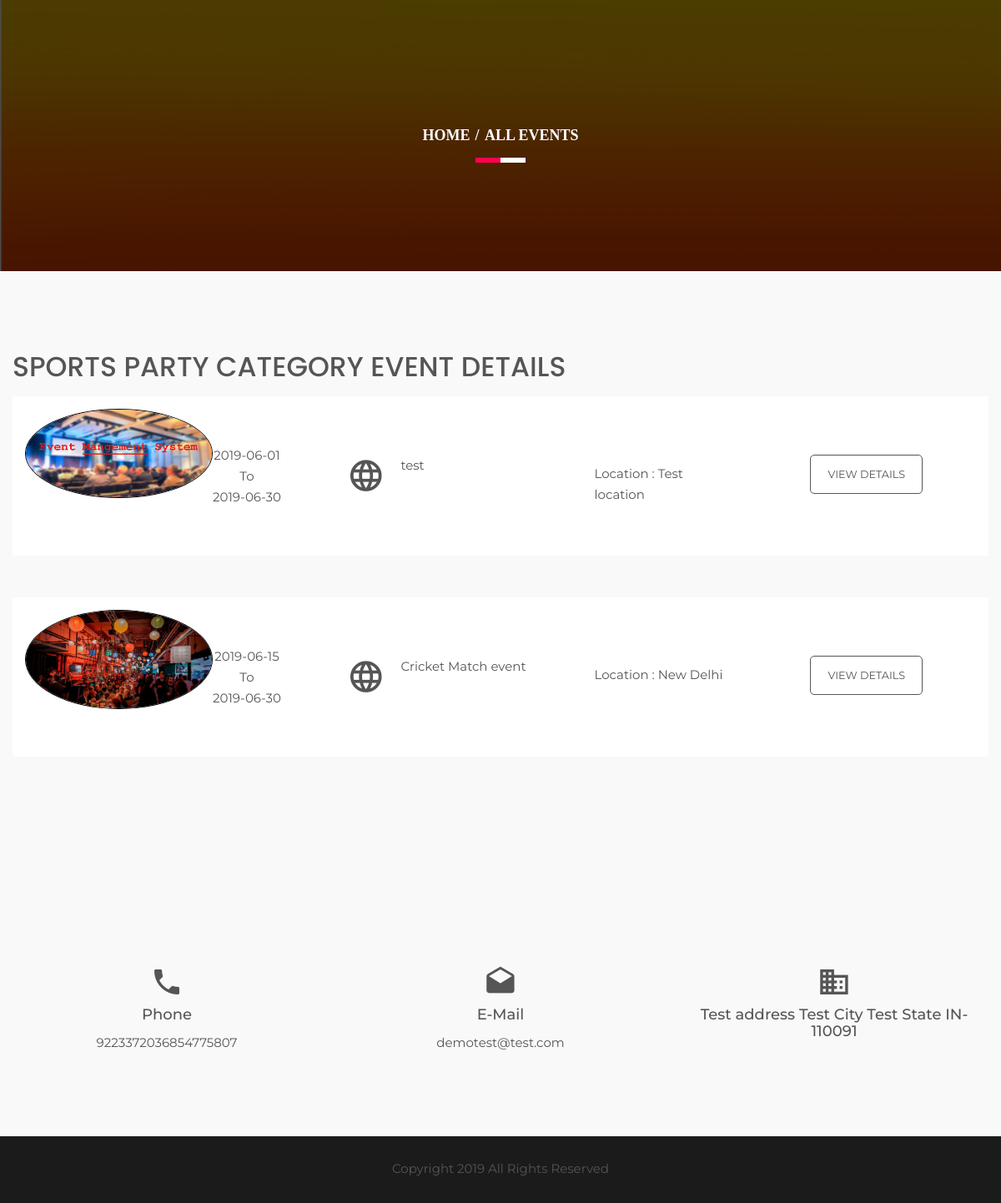
Page /ems/category-wise-events.php?catid=2 on the committed database.
### tables this page shows
CREATE TABLE `tblcategory` (
  `id` int(11) NOT NULL,
  `CategoryName` varchar(200) DEFAULT NULL,
  `CategoryDescription` mediumtext DEFAULT NULL,
  `CreationDate` timestamp NULL DEFAULT current_timestamp(),
  `UpdationDate` timestamp NULL DEFAULT NULL ON UPDATE current_timestamp(),
  `IsActive` char(1) DEFAULT NULL
);

CREATE TABLE `tblevents` (
  `id` int(11) NOT NULL,
  `CategoryId` char(10) DEFAULT NULL,
  `SponserId` char(10) DEFAULT NULL,
  `EventName` varchar(255) DEFAULT NULL,
  `EventDescription` mediumtext DEFAULT NULL,
  `EventStartDate` date DEFAULT NULL,
  `EventEndDate` date DEFAULT NULL,
  `EventLocation` varchar(255) DEFAULT NULL,
  `EventImage` varchar(255) DEFAULT NULL,
  `PostingDate` timestamp NULL DEFAULT current_timestamp(),
  `LastUpdationDate` timestamp NULL DEFAULT NULL ON UPDATE current_timestamp(),
  `IsActive` int(1) DEFAULT NULL
);

CREATE TABLE `tblgenralsettings` (
  `id` int(11) NOT NULL,
  `SiteName` varchar(200) DEFAULT NULL,
  `PhoneNumber` bigint(12) DEFAULT NULL,
  `EmailId` varchar(255) DEFAULT NULL,
  `address` mediumtext DEFAULT NULL,
  `footercontent` mediumtext DEFAULT NULL,
  `LastUpdationDate` timestamp NULL DEFAULT NULL ON UPDATE current_timestamp()
);

### ems/category-wise-events.php (the view, shortened to what this page needs)
<?php
include('includes/config.php');
?>
<!doctype html>
<html class="no-js" lang="en">
    <head>
        <link rel="stylesheet" href="css/bootstrap.min.css">
        <link rel="stylesheet" href="css/animate.css">
        <link rel="stylesheet" href="css/meanmenu.min.css">
        <link rel="stylesheet" href="css/owl.carousel.css">
        <link rel="stylesheet" href="css/icofont.css">
        <link rel="stylesheet" href="css/nivo-slider.css">
        <link rel="stylesheet" href="css/animate-text.css">
        <link rel="stylesheet" href="css/material-design-iconic-font.min.css">
		<link rel="stylesheet" href="style.css">
        <link rel="stylesheet" href="css/responsive.css">
		<link href="css/color/skin-default.css" rel="stylesheet">
    </head>
    <body>
         <div class="wrapper single-blog">
           <div id="home" class="header-slider-area">
                   <?php include_once('includes/header.php');?>
            </div>
            <div class="breadcumb-area bg-overlay">
                <div class="container">
                    <ol class="breadcrumb">
                        <li><a href="index.php">Home</a></li>
                        <li class="active">All Events</li>
                    </ol>
                </div>
            </div>
       <div class="upcomming-events-area off-white ptb100">
                  <div class="container">
                      <div class="row">
                          <div class="col-xs-12">
                            <?php
                            $cid=intval($_GET['catid']);
$sql = "SELECT id,CategoryName from tblcategory where id=:cid";
$query = $dbh -> prepare($sql);
$query->bindParam(':cid',$cid,PDO::PARAM_STR);
$query->execute();
$results=$query->fetchAll(PDO::FETCH_OBJ);
if($query->rowCount() > 0)
{
foreach($results as $row)
{
?>
                           <h1 class="section-title"><?php echo htmlentities($row->CategoryName);?> Category Event Details</h1>
                       <?php }} ?>
                        </div>
                          <div class="total-upcomming-event col-md-12 col-sm-12 col-xs-12">
<?php
$isactive=1;
$sql = "SELECT EventName,EventLocation,EventStartDate,EventEndDate,EventImage,id from tblevents where IsActive=:isactive and CategoryId=:cid order by id desc ";
$query = $dbh -> prepare($sql);
$query->bindParam(':isactive',$isactive,PDO::PARAM_STR);
$query->bindParam(':cid',$cid,PDO::PARAM_STR);
$query->execute();
$results=$query->fetchAll(PDO::FETCH_OBJ);
if($query->rowCount() > 0)
{
foreach($results as $row)
{
    ?>
                              <div class="single-upcomming shadow-box">
                                 <div class="col-md-4 hidden-sm col-xs-12">
                                     <div class="sue-pic">
                                        <img src="admin/eventimages/<?php echo htmlentities($row->EventImage);?>" alt="<?php echo htmlentities($row->EventName);?>" style="border:#000 1px solid">
                                     </div>
                                     <div class="sue-date-time text-center">
                                         <span><?php echo htmlentities($row->EventStartDate);?></span>To
                                         <span><?php echo htmlentities($row->EventEndDate);?></span>
                                     </div>
                                 </div>
                                 <div class="col-md-3 col-sm-5 col-xs-12">
                                    <div class="uc-event-title">
                                        <div class="uc-icon"><i class="zmdi zmdi-globe-alt"></i></div>
                                        <a href="#"><?php echo htmlentities($row->EventName);?></a>
                                    </div>
                                 </div>
                                 <div class="col-md-2 col-sm-3 col-xs-12">
                                     <div class="venu-no">
                                         <p>Location : <?php echo htmlentities($row->EventLocation);?></p>
                                     </div>
                                 </div>
                                 <div class="col-md-3 col-sm-4 col-xs-12">
                                     <div class="upcomming-ticket text-center">
<a href="event-details.php?evntid=<?php echo htmlentities($row->id);?>" class="btn-def bnt-2 small">View Details</a>
                                     </div>
                                 </div>
                              </div>
 <?php } } else { ?>
 <p>No Record Found</p>
 <?php } ?>
                          </div>
                      </div>
                  </div>
              </div>
                 <?php include_once('includes/footer.php');?>
        </div>
    </body>
</html>

### ems/inlcudes/footer.php (shortened to what this page needs)
<?php
$ret = "Select  PhoneNumber,address,EmailId,footercontent from tblgenralsettings ";
$querys = $dbh -> prepare($ret);
$querys->execute();
$resultss=$querys->fetchAll(PDO::FETCH_OBJ);
if($querys->rowCount() > 0)
{
foreach($resultss as $rows)
{ ?>
 <div class="information-area off-white ptb100">
                    <div class="container">
                        <div class="row">
                            <div class="col-md-4 col-sm-3 col-xs-12">
                                <div class="single-information text-center">
                                    <div class="info-icon">
                                        <i class="zmdi zmdi-phone"></i>
                                    </div>
                                    <h4>Phone</h4>
                                    <p><?php echo htmlentities($rows->PhoneNumber);?></p>
                                </div>
                            </div>
                            <div class="col-md-4 col-sm-3 col-xs-12">
                                <div class="single-information text-center">
                                    <div class="info-icon">
                                        <i class="zmdi zmdi-email-open"></i>
                                    </div>
                                    <h4>E-Mail</h4>
                                    <p><a href="mailto:company@email.com"><?php echo htmlentities($rows->EmailId);?></a></p>
                                </div>
                            </div>
                            <div class="col-md-4 col-sm-3 col-xs-12">
                                <div class="single-information text-center">
                                    <div class="info-icon">
                                        <i class="zmdi zmdi-city-alt"></i>
                                    </div>
                                    <h4><?php echo htmlentities($rows->address);?></h4>
                                </div>
                            </div>
                        </div>
                    </div>
                </div>
            <div class="footer-area" align="center">
                <div class="container">
                    <div class="row">
                        <div class="col-md-12 col-sm-6 col-xs-12">
                            <div class="social-area">
                             <?php echo htmlentities($rows->footercontent);?>
                            </div>
                        </div>
                    </div>
                </div>
            </div>
            <?php }} ?>

### ems/style.css (style rules this page uses)
.container { width: 1200px }
html, body { height: 100%; font-family: 'Montserrat', sans-serif; font-size: 15px; color: #555; line-height: 25px; }
img { max-width: 100%; height: auto; }
p { margin: 0 0 15px }
h1, h2, h3, h4, h5, h6 { margin: 0 0 10px }
h1 { font-family: 'Poppins', sans-serif }
a { -webkit-transition: all 0.3s ease 0s; transition: all 0.3s ease 0s; text-decoration: none; color: #555; }
.ptb100 { padding: 100px 0 }
.off-white { background: #f9f9f9 }
.wrapper { background: #fff }
.header-slider-area { position: relative }
a.btn-def { border: 1px solid #f1f1f1; border-radius: 5px; color: #f1f1f1; display: inline-block; padding: 15px 30px; text-transform: uppercase; }
a.btn-def.bnt-2 { border: 1px solid #555; color: #555; padding: 10px 20px; }
a.btn-def.bnt-2.small { padding: 10px 20px }
.section-title { color: #555555; font-size: 33px; line-height: 30px; margin: 0 0 20px; text-transform: uppercase; }
.shadow-box { -webkit-transition: all 0.3s ease 0s; transition: all 0.3s ease 0s; }
.sue-pic > img { border-radius: 100% }
.sue-pic { float: left; text-align: center; width: 225px; }
.sue-date-time { display: inline-block; padding: 43px 0; }
.sue-date-time span { display: block }
.uc-icon { float: left; font-size: 45px; width: 23%; padding-top: 13px; }
.uc-event-title > a { color: #555; float: left; padding-top: 10px; width: 77%; }
.single-upcomming { background: #fff none repeat scroll 0 0; float: left; margin-bottom: 50px; min-height: 180px; padding: 15px 0; width: 100%; }
.uc-event-title { overflow: hidden; padding-top: 45px; }
.venu-no { padding-top: 65px }
.upcomming-ticket { padding-top: 55px }
.bg-overlay { position: relative; z-index: 1; }
.bg-overlay:before { background: #000 none repeat scroll 0 0; content: ""; height: 100%; left: 0; opacity: 0.85; -ms-filter: "progid:DXImageTransform.Microsoft.Alpha(Opacity=85)"; position: absolute; top: 0; width: 100%; z-index: -1; }
.breadcumb-area.bg-overlay:before { opacity: 0.7; -ms-filter: "progid:DXImageTransform.Microsoft.Alpha(Opacity=70)"; }
.info-icon { font-size: 40px; margin-bottom: 10px; }
.single-information > p { margin-bottom: 5px }
.single-information p:last-child { margin: 0 }
.footer-area { background: #1b1b1b none repeat scroll 0 0; height: 80px; line-height: 78px; }
.breadcumb-area { background: rgba(0, 0, 0, 0) url("img/bg.png") repeat scroll 0 0; padding: 150px 0; text-align: center; }
.breadcrumb { background-color: transparent; border-radius: 0; list-style: outside none none; margin-bottom: 0; padding: 0; position: relative; }
.breadcrumb > li + li:before { color: #fff; font-weight: 700; padding: 0 2px; }
.breadcrumb a, .breadcrumb li.active { color: #fff }
.breadcrumb li { font-family: popins; font-size: 18px; font-weight: 700; text-transform: uppercase; }
.breadcrumb:before, .breadcrumb:after { background: #fff none repeat scroll 0 0; bottom: -20px; content: ""; height: 6px; left: 50%; position: absolute; -webkit-transform: translateX(-50%); transform: translateX(-50%); width: 60px; }
.breadcrumb:after { background: #ff004d none repeat scroll 0 0; -webkit-transform: translateX(-100%); transform: translateX(-100%); width: 30px; }

### ems/CSS/color/skin-default.css (style rules this page uses)
.breadcrumb::after { background: #ff004d none repeat scroll 0 0; }

### rows in the picture
tblcategory: CategoryName "SPORTS PARTY"
tblevents: EventImage+EventName (picture), EventStartDate "2019-06-01", EventEndDate "2019-06-30", EventName "test", EventLocation "Test location"
tblevents: EventImage (picture), EventStartDate "2019-06-15", EventEndDate "2019-06-30", EventName "Cricket Match event", EventLocation "New Delhi"
tblgenralsettings: PhoneNumber "9223372036854775807", EmailId "demotest@test.com", address "Test address Test City Test State IN-110091", footercontent "Copyright 2019 All Rights Reserved"
